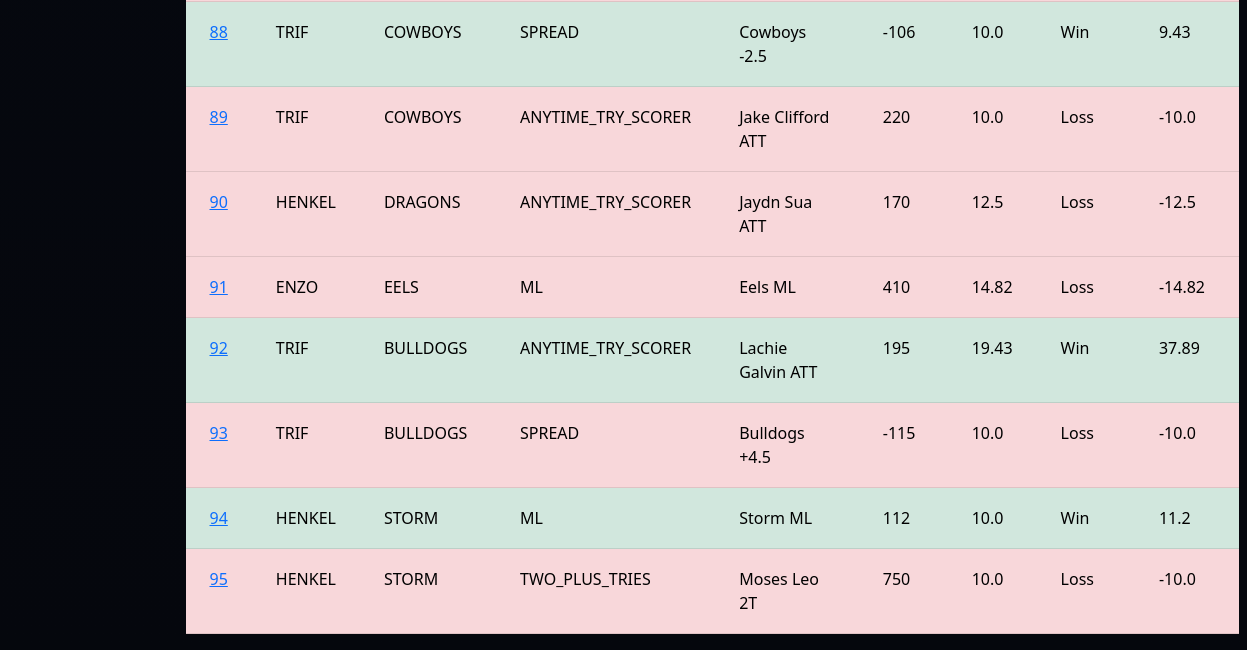
The app's page /transactions (lower part), older data.
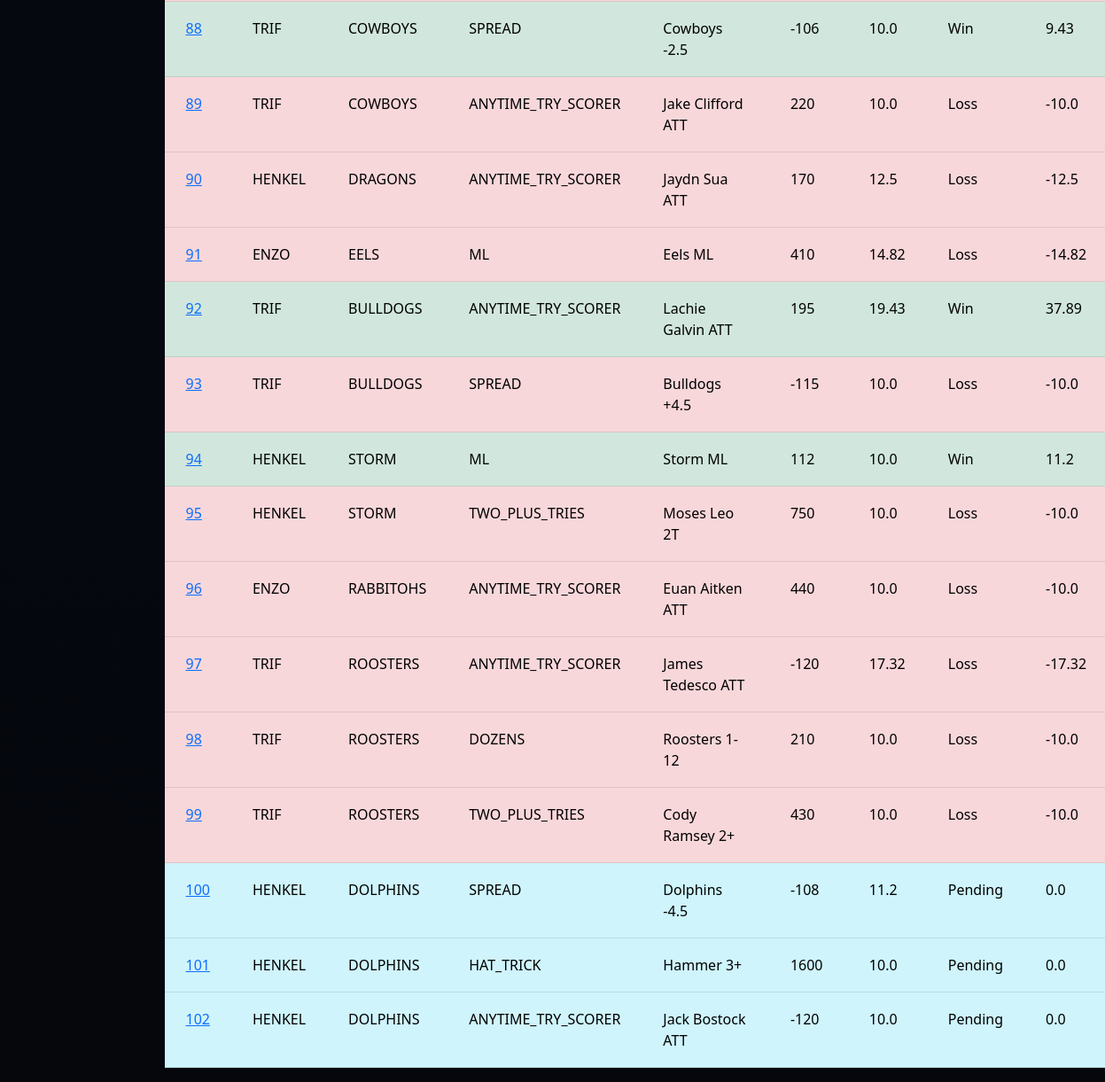
The same page, newer data.
### tables this page shows
CREATE TABLE Transactions (
                            ID INTEGER PRIMARY KEY AUTOINCREMENT,
                            PlayerID INTEGER,
                            Team TEXT,
                            BetType TEXT,
                            Description TEXT,
                            Odds INTEGER,
                            AmountBet REAL,
                            Status TEXT,
                            AmountWon REAL,
                            FOREIGN KEY(PlayerID) REFERENCES Players(ID)
                        );

CREATE TABLE Players (
                        ID INTEGER PRIMARY KEY AUTOINCREMENT,
                        Name TEXT,
                        BetsPlaced INTEGER,
                        SuccessRate REAL,
                        Bank REAL
                    );

### app.py (the view)
@app.route("/transactions")
def transactions():
    db = get_db(DB)
    data = db.execute("""
        SELECT Transactions.*, Players.Name
        FROM Transactions
        JOIN Players ON Players.ID = Transactions.PlayerID
    """).fetchall()
    return render_template("transactions.html", transactions=data)

### app.py (called while the page is built)
def get_db(DB):
    try:
        db = sqlite3.connect(DB)
        return db
    except sqlite3.Error as e:
        print(f"Error opening database: {e}")
        return None

### templates/transactions.html (shortened to what this page needs)
{% extends "base.html" %}
{% block content %}
<table class="table transaction-table">
    {% for p in transactions %}
    {% if p[7] == "Win" %}
    <tr class="table-success">
    {% elif p[7] == "Loss" %}
    <tr class="table-danger">
    {% elif p[7] == "Pending" %}
    <tr class="table-info">
    {% else %}
    <tr class="table-primary">
    {% endif %}
        <td>
            <a href="{{ url_for('player', id=p[0]) }}">
                {{ p[0] }}
            </a>
        </td>
        <td>{{ p[9] }}</td>
        <td>{{ p[2] }}</td>
        <td>{{ p[3] }}</td>
        <td>{{ p[4] }}</td>
        <td>{{ p[5] }}</td>
        <td>{{ p[6] }}</td>
        <td>{{ p[7] }}</td>
        <td>{{ p[8] }}</td>
    </tr>
    {% endfor %}
</table>
{% endblock %}

Row changes from the older to the newer data that the page shows:
added Transactions: ID "96", Name "ENZO", Team "RABBITOHS", BetType "ANYTIME_TRY_SCORER", Description "Euan Aitken ATT", Odds "440", AmountBet "10.0", Status "Loss", AmountWon "-10.0"
added Transactions: ID "97", Name "TRIF", Team "ROOSTERS", BetType "ANYTIME_TRY_SCORER", Description "James Tedesco ATT", Odds "-120", AmountBet "17.32", Status "Loss", AmountWon "-17.32"
added Transactions: ID "98", Name "TRIF", Team "ROOSTERS", BetType "DOZENS", Description "Roosters 1-12", Odds "210", AmountBet "10.0", Status "Loss", AmountWon "-10.0"
added Transactions: ID "99", Name "TRIF", Team "ROOSTERS", BetType "TWO_PLUS_TRIES", Description "Cody Ramsey 2+", Odds "430", AmountBet "10.0", Status "Loss", AmountWon "-10.0"
added Transactions: ID "100", Name "HENKEL", Team "DOLPHINS", BetType "SPREAD", Description "Dolphins -4.5", Odds "-108", AmountBet "11.2", Status "Pending", AmountWon "0.0"
added Transactions: ID "101", Name "HENKEL", Team "DOLPHINS", BetType "HAT_TRICK", Description "Hammer 3+", Odds "1600", AmountBet "10.0", Status "Pending", AmountWon "0.0"
added Transactions: ID "102", Name "HENKEL", Team "DOLPHINS", BetType "ANYTIME_TRY_SCORER", Description "Jack Bostock ATT", Odds "-120", AmountBet "10.0", Status "Pending", AmountWon "0.0"
